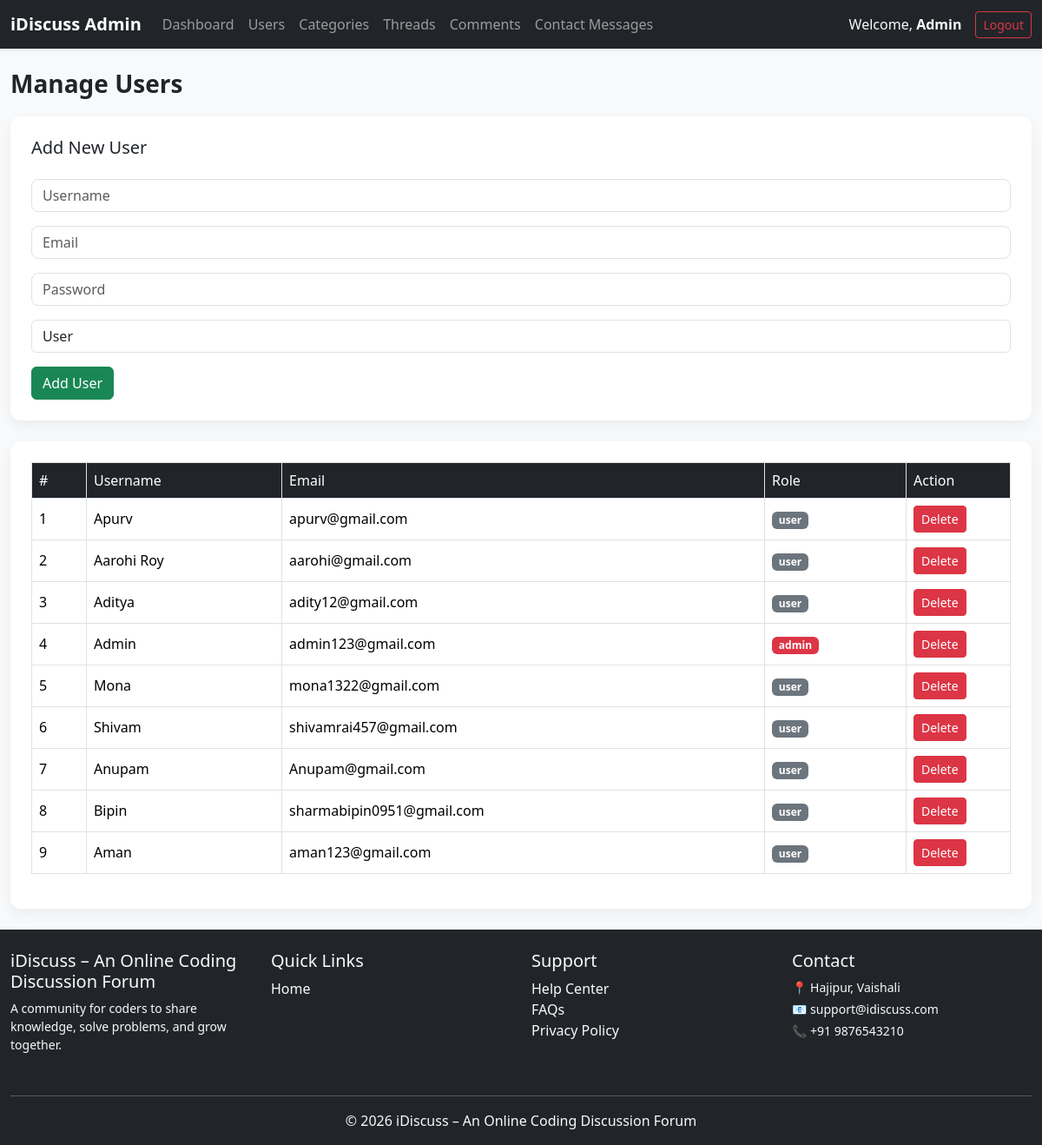
Screenshot of /admin/users.php (signed in) with the database file from the repository.
### tables this page shows
CREATE TABLE `users` (
  `sno` int(8) NOT NULL,
  `username` varchar(30) NOT NULL,
  `email` varchar(100) NOT NULL,
  `password` varchar(255) NOT NULL,
  `timestamp` datetime NOT NULL,
  `role` varchar(10) DEFAULT 'user'
);

### admin/users.php (the view, shortened to what this page needs)
<?php
require '../dbconnect.php';
require 'partials/header.php';
?>
<h3 class="page-title">Manage Users</h3>
<div class="card admin-card p-4 mb-4">
    <h5>Add New User</h5>
    <form method="POST" class="admin-form mt-3" id="userForm">
        <input type="text"
               name="username"
               class="form-control mb-3"
               placeholder="Username"
               required
               maxlength="20"
               pattern="^[A-Za-z0-9]{3,20}$"
               title="Only letters and numbers (3-20 characters)">
        <input type="email"
               name="email"
               id="email"
               class="form-control mb-3"
               placeholder="Email"
               required>
        <input type="password"
               name="password"
               id="password"
               class="form-control mb-3"
               placeholder="Password"
               required
               pattern="(?=.*[a-z])(?=.*[A-Z])(?=.*\d)(?=.*[@$!%*?&]).{8,}"
               title="Minimum 8 characters with uppercase, lowercase, number and special character">
        <select name="role" class="form-control mb-3" required>
            <option value="user">User</option>
        </select>
        <button class="btn btn-success" name="add_user">Add User</button>
    </form>
</div>
<div class="card admin-card p-4">
<table class="table table-bordered admin-table table-hover">
<tr>
    <th>#</th>
    <th>Username</th>
    <th>Email</th>
    <th>Role</th>
    <th width="120">Action</th>
</tr>
<?php
$res = mysqli_query($con, "SELECT * FROM users");
$i = 1;
while ($row = mysqli_fetch_assoc($res)) {
    echo "
    <tr>
        <td>$i</td>
        <td>{$row['username']}</td>
        <td>{$row['email']}</td>
        <td>
            <span class='badge bg-" . ($row['role'] == 'admin' ? 'danger' : 'secondary') . "'>
                {$row['role']}
            </span>
        </td>
        <td>
            <button
                class='btn btn-danger btn-sm'
                data-bs-toggle='modal'
                data-bs-target='#deleteModal'
                data-id='{$row['sno']}'>
                Delete
            </button>
        </td>
    </tr>";
    $i++;
}
?>
</table>
</div>
<?php require 'partials/footer.php'; ?>

### admin/style.css (style rules this page uses)
html, body { height: 100%; margin: 0; }
body { display: flex; flex-direction: column; min-height: 100vh; background-color: #f4f6f9; font-family: "Segoe UI", Tahoma, Geneva, Verdana, sans-serif; }
.page-title { font-weight: 600; margin-bottom: 20px; }
.admin-card { border-radius: 12px; box-shadow: 0 6px 15px rgba(0,0,0,0.05); border: none; }
.admin-table th { background-color: #212529; color: #fff; font-weight: 500; }
.admin-table td { vertical-align: middle; }
.admin-form input, .admin-form textarea { border-radius: 8px; }

### rows the page displays
users: username "Apurv", email "apurv@gmail.com", role "user"
users: username "Aarohi Roy", email "aarohi@gmail.com", role "user"
users: username "Aditya", email "adity12@gmail.com", role "user"
users: username "Admin", email "admin123@gmail.com", role "admin"
users: username "Mona", email "mona1322@gmail.com", role "user"
users: username "Shivam", email "shivamrai457@gmail.com", role "user"
users: username "Anupam", email "Anupam@gmail.com", role "user"
users: username "Bipin", email "sharmabipin0951@gmail.com", role "user"
users: username "Aman", email "aman123@gmail.com", role "user"

### other values shown
$_SESSION['username'] "Admin"
